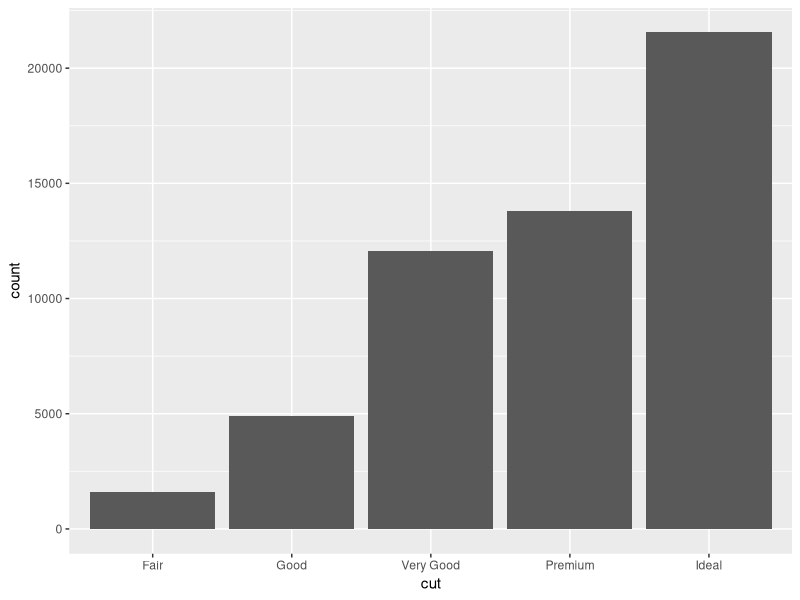
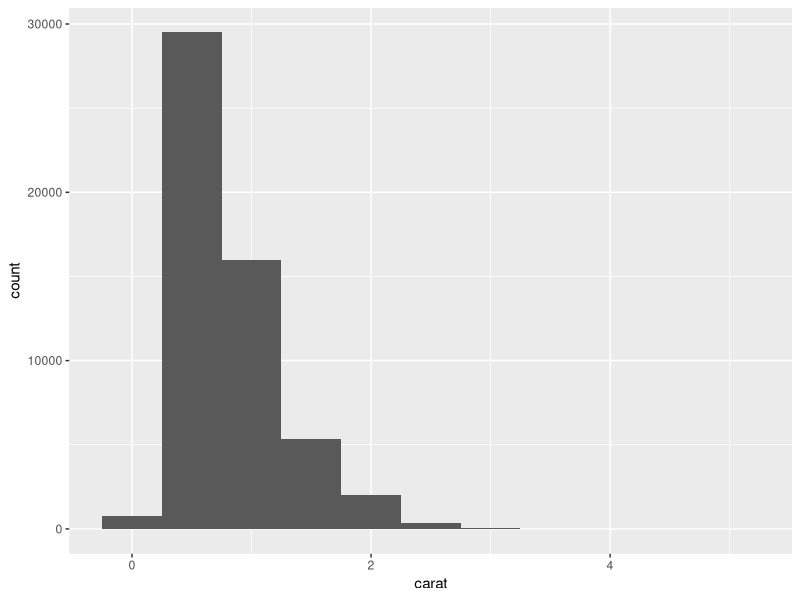
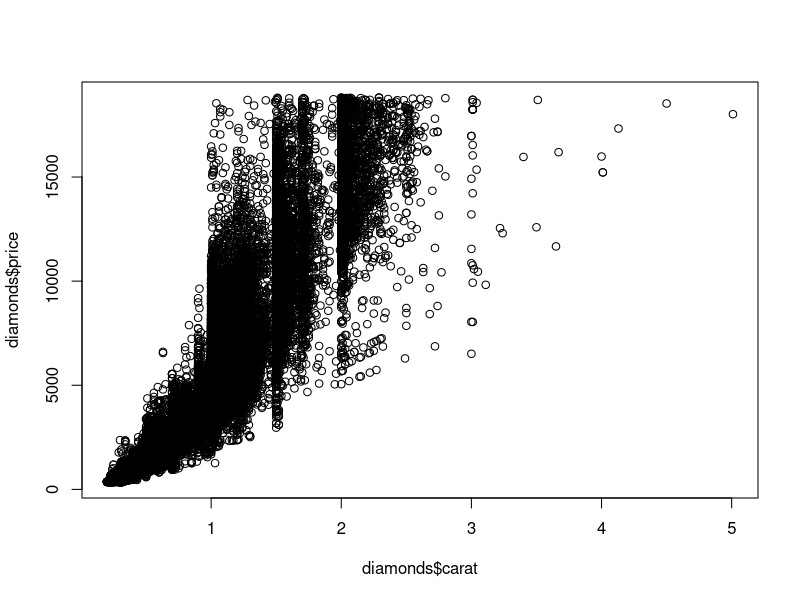
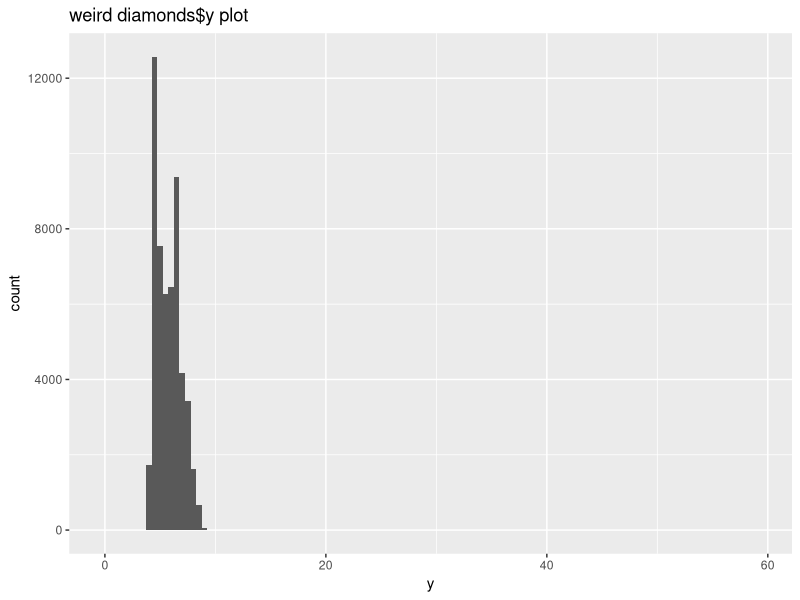
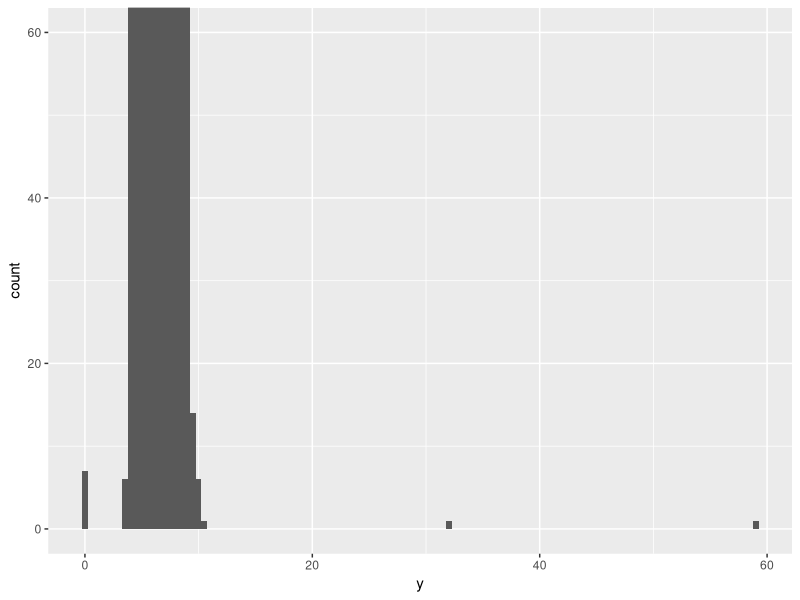
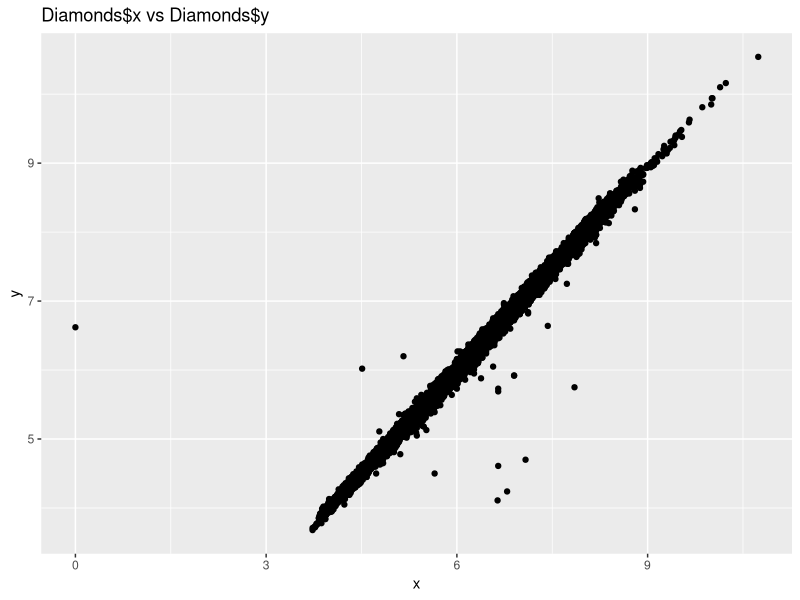
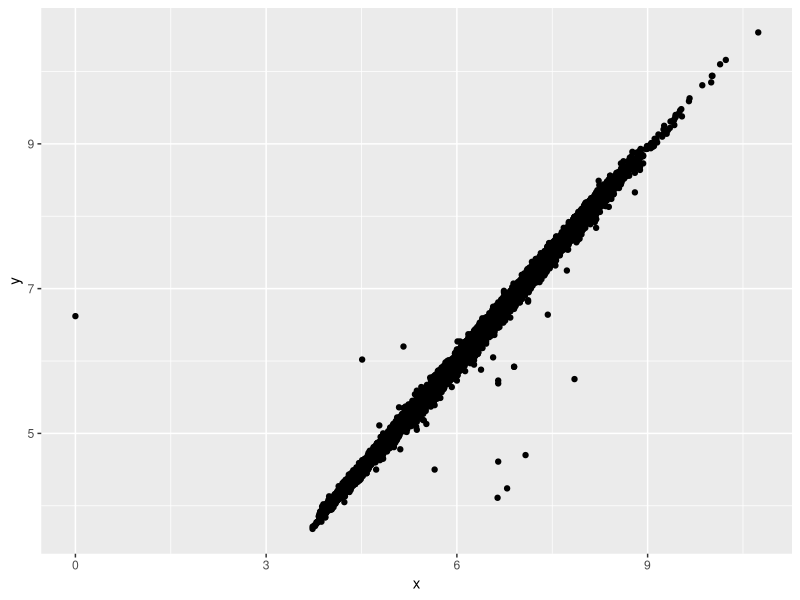
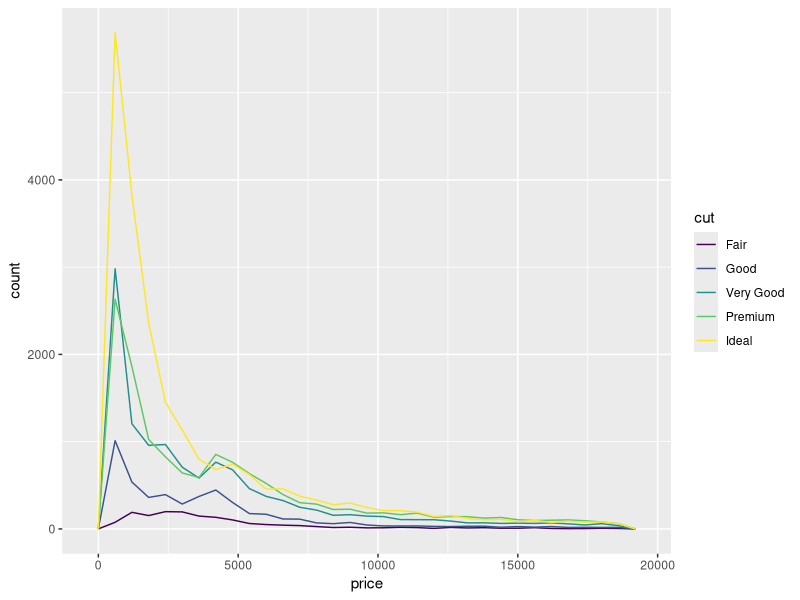

Generate these figures, in order, with R:
## ---- chunk 1
library(ggplot2)
library(tidyverse)
## ---- chunk 2
### We will use the inbuilt diamonds dataset 
### Use ggplot inbuilt function with bar chart to see distribution of a categorical variable.
### Below chart shows total number of diamonds grouped by cut
ggplot(data = diamonds) +
  geom_bar(mapping = aes(x = cut))
## ---- chunk 3
#Use ggplot inbuilt function with histogram to see distribution of a continuos variable
ggplot(data = diamonds) +
  geom_histogram(mapping = aes(x = carat), binwidth = 0.5)
## ---- chunk 4
#Use scatterplot to see relationship between carat and price of diamonds
plot(diamonds$carat, diamonds$price)

## ---- chunk 5
ggplot(diamonds) + 
  geom_histogram(mapping = aes(x = y), binwidth = 0.5) + ggtitle("weird diamonds$y plot")
###  The y axis is taking a lot of space even if we do not see any points on the screen. There might be some outliers which are not clearly visible here.
## ---- chunk 6
ggplot(diamonds) + 
  geom_histogram(mapping = aes(x = y), binwidth = 0.5) +
  coord_cartesian(ylim = c(0, 60))
### This allows to see outliers

## ---- chunk 7
### There are two ways to remove unususal values. One is to drop them and the other option, the better one is to use mutate function.
diamonds2 <- diamonds %>%   mutate(y = ifelse(y < 3 | y > 20, NA, y))

ggplot(data = diamonds2, mapping = aes(x = x, y = y)) + 
  geom_point()+ ggtitle("Diamonds$x vs Diamonds$y")

## ---- chunk 8
### geom_point() will always show if values have been removed. na.rm function can be used to suppres that.
ggplot(data = diamonds2, mapping = aes(x = x, y = y)) + 
  geom_point(na.rm = TRUE)
## ---- chunk 9
### Explore how the price of a diamond varies with its quality. We will need to explore the distribution of a continuous variable broken down by a categorical variable.
ggplot(data = diamonds, mapping = aes(x = price)) + 
  geom_freqpoly(mapping = aes(colour = cut), binwidth = 600)
## ---- chunk 10
### It's difficult to see the difference in distribution because the overall counts differ so much:
ggplot(diamonds) + 
  geom_bar(mapping = aes(x = cut))
## ---- chunk 11
### Lets flip on the y-axis to show density.
### it appears that fair diamonds (the lowest quality) have the highest average price!
ggplot(data = diamonds, mapping = aes(x = price, y = ..density..)) + 
  geom_freqpoly(mapping = aes(colour = cut), binwidth = 500)
## ---- chunk 12
### Let's take a look at the distribution of price by cut using geom_boxplot():
### It looks like better quality diamonds are cheaper on average. 
ggplot(data = diamonds, mapping = aes(x = cut, y = price)) +
  geom_boxplot()

## ---- chunk 13
### To visualise the covariation between categorical variables, you'll need to count the number of observations for each combination. geom_count() exists for just that.
### The size of each circle in the plot displays how many observations occurred at each combination of values.
ggplot(data = diamonds) +
  geom_count(mapping = aes(x = cut, y = color))
